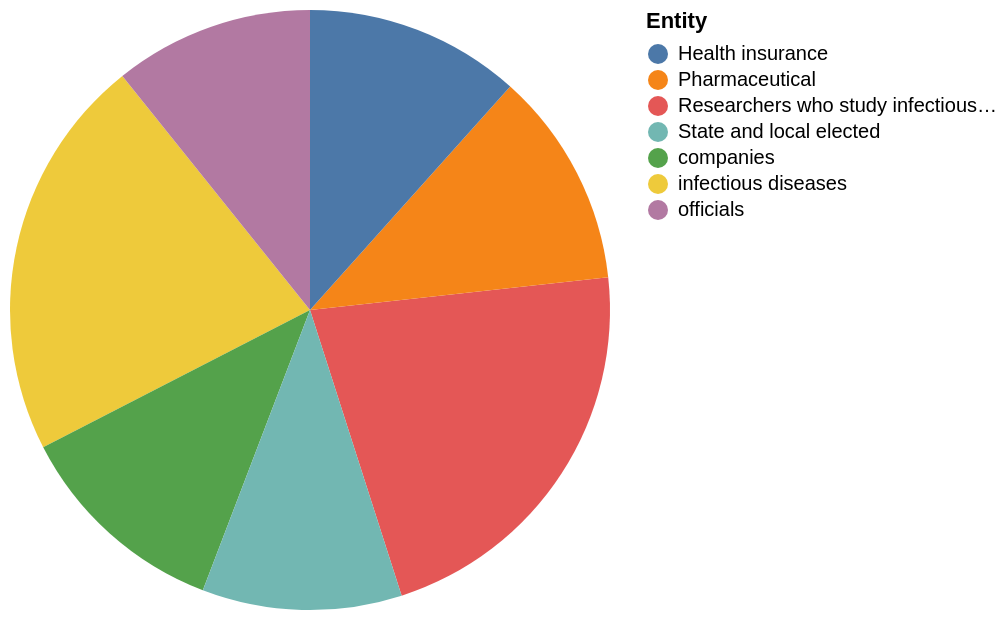

Write the Vega-Lite specification saved for this chart.
### Vega-Lite specification from a JSON file in a GitHub repository (floating-point values rounded to 4 significant figures)
{"$schema": "https://vega.github.io/schema/vega-lite/v5.json", "description": "Pie chart auto-generated from CSV", "data": {"values": [{"Entity": "infectious diseases", "Acceptable": "75", "Unacceptable": "24"}, {"Entity": "Researchers who study infectious diseases", "Acceptable": "75", "Unacceptable": "24"}, {"Entity": "companies", "Acceptable": "40", "Unacceptable": "59"}, {"Entity": "Pharmaceutical", "Acceptable": "40", "Unacceptable": "59"}, {"Entity": "Health insurance", "Acceptable": "40", "Unacceptable": "59"}, {"Entity": "officials", "Acceptable": "37", "Unacceptable": "62"}, {"Entity": "State and local elected", "Acceptable": "37", "Unacceptable": "62"}]}, "mark": "arc", "encoding": {"theta": {"field": "Acceptable", "type": "quantitative"}, "color": {"field": "Entity", "type": "nominal"}}}
